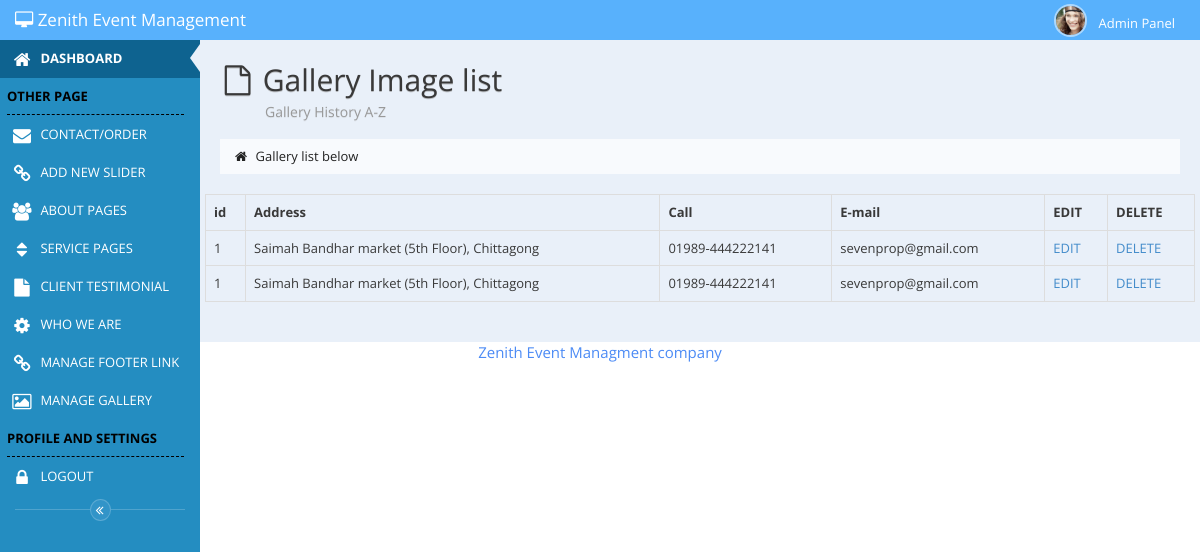
Page /admin-7/admin/contact_update_story.php on the committed database.
### tables this page shows
CREATE TABLE `address` (
  `id` int(11) NOT NULL,
  `location` varchar(200) NOT NULL,
  `map` text NOT NULL,
  `number` varchar(200) NOT NULL,
  `email` varchar(200) NOT NULL
);

### admin-7/admin/contact_update_story.php (the view, shortened to what this page needs)
<?php
	require_once 'head.php';
	require_once 'left_side_nav.php';
?>
<div id="main-content">
		<div class="page-title">
			<div>
				<h1><i class="fa fa-file-o"></i> Gallery Image list</h1>
				<h4>Gallery History A-Z</h4>
			</div>
		</div>
		<div id="breadcrumbs">
			<ul class="breadcrumb">
				<li class="active"><i class="fa fa-home"></i> Gallery list below</li>
			</ul>
		</div>
		<div class="row">
			<table class="table table-bordered">
				<thead>
				      <tr>
				        <th>id</th>
				        <th>Address</th>
				        <th>Call</th>
				        <th>E-mail</th>
				        <th>EDIT</th>
				        <th>DELETE</th>
				      </tr>
				    </thead>
			    <tbody>
			    	<?php
			    	$sqlrun="SELECT * FROM address ORDER BY id DESC";
					if($sqlrun1=mysql_query($sqlrun)){
						while ($sqlrun2=mysql_fetch_assoc($sqlrun1)) {
							$id=$sqlrun2['id'];
							$location=$sqlrun2['location'];
							$number=$sqlrun2['number'];
							$email=$sqlrun2['email'];
							echo '
							 <tr>
						        <td>'.$id.'</td>
						        <td>'.$location.'</td>
						        <td>'.$number.'</td>
						        <td>'.$email.'</td>
						        <td>
						         <a href="contact_edit.php?apps='.$id.'">EDIT</a>
						        </td>
						        <td>
						         <a href="contact_delete.php?id='.$id.'">DELETE</a>
						        </td>
						      </tr>
							';
						}
					}
			    	?>
			    </tbody>
			</table>
		</div>
	</div>
<?php
	require_once 'footer.php';
?>

### admin-7/admin/css/admin_page_style.css (style rules this page uses)
* { margin: 0; padding: 0; }

### rows in the picture
address: id "1", location "Saimah Bandhar market (5th Floor), Chittagong", number "01989-444222141", email "sevenprop@gmail.com"
address: id "1", location "Saimah Bandhar market (5th Floor), Chittagong", number "01989-444222141", email "sevenprop@gmail.com"
